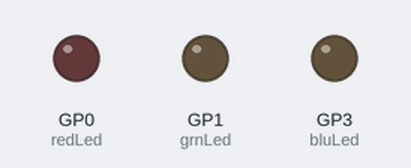
The program below on a simulated Raspberry Pi Pico running MicroPython. Shown: output pins drawn as LEDs (lit = HIGH).

Above: at 0.05 s.
At 1.5 s:
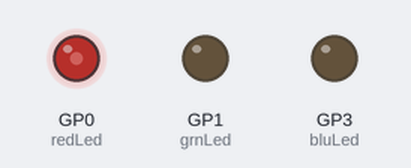
At 3.0 s:
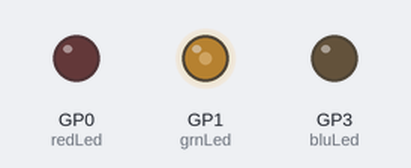
At 3.75 s:
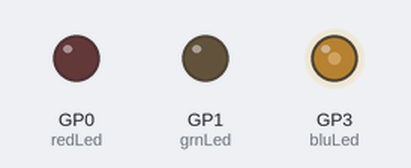
At 4.5 s:
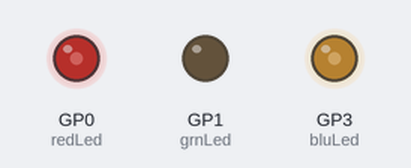
At 6.0 s:
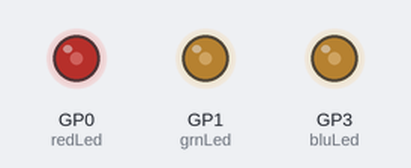
Timing chart, 0 to 7.8 s (numbered marks = the images above):
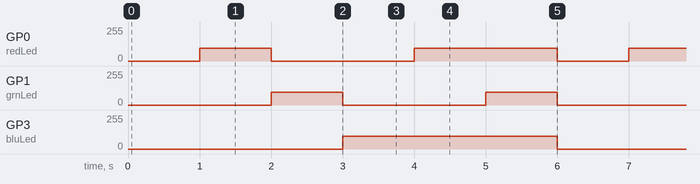

Measured:
- by itself, GP0 (redLed): repeats every 6.0 s: 0/255 2.0 s, 96/255 2.0 s, 0/255 1.0 s, 96/255 1.0 s
- by itself, GP1 (grnLed): alternates 96/255 for 1.0 s and 0/255 for 2.0 s
- by itself, GP3 (bluLed): alternates 96/255 for 3.0 s and 0/255 for 3.0 s

The program:

rgbPwm.py
```python
from machine import Pin, PWM
import time

# Maximum led PWM high percent
redLedMaxPct = 75
grnLedMaxPct = 75
bluLedMaxPct = 75

redPin = 0
bluPin = 1
grnPin = 3

pwmFreq = 200 #Match WASH FX PWM frequency

redLed=PWM(Pin(redPin))
redLed.freq(pwmFreq)
grnLed=PWM(Pin(bluPin))
grnLed.freq(pwmFreq)
bluLed=PWM(Pin(grnPin))
bluLed.freq(pwmFreq)

#Duty cyle 0 to 255 (75%) max matches WASH FX Val=255
def rgbLedDuty255(r,g,b):
    redLed.duty_u16(int((r*(redLedMaxPct/100.0)*65535)/255))
    grnLed.duty_u16(int((g*(grnLedMaxPct/100.0)*65535)/255))
    bluLed.duty_u16(int((b*(bluLedMaxPct/100.0)*65535)/255))

while True:
    rgbLedDuty255(0,0,0)
    time.sleep(1)
    rgbLedDuty255(128,0,0)
    time.sleep(1)
    rgbLedDuty255(0,128,0)
    time.sleep(1)
    rgbLedDuty255(0,0,128)
    time.sleep(1)
    rgbLedDuty255(128,0,128)
    time.sleep(1)
    rgbLedDuty255(128,128,128)
    time.sleep(1)
```
